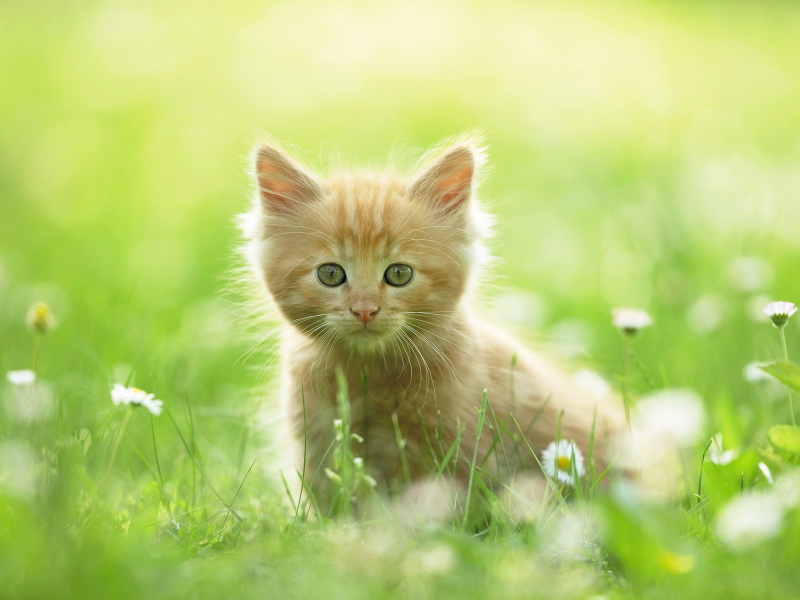
#> input picture poitagger/test/kitten.jpg, 1600 x 1200 px (shown at 1/2 size)
$ python colored_image2.py
#> lines starting #> are read from the running program, lines starting #| are printed output that depends on the picture
from pyqtgraph.Qt import QtCore, QtGui
import pyqtgraph as pg
import matplotlib.image as mpimg
import numpy as np
import PIL
# Load image from disk and reorient it for viewing
fname = 'kitten.jpg' # This can be any photo image file
photo =  np.asarray(PIL.Image.open(fname))
#> photo is the input picture: shape (1200, 1600, 3); mean R, G, B 184.7, 203.9, 116.1
#photo=mpimg.imread(fname)
photo = photo.transpose([1,0,2])
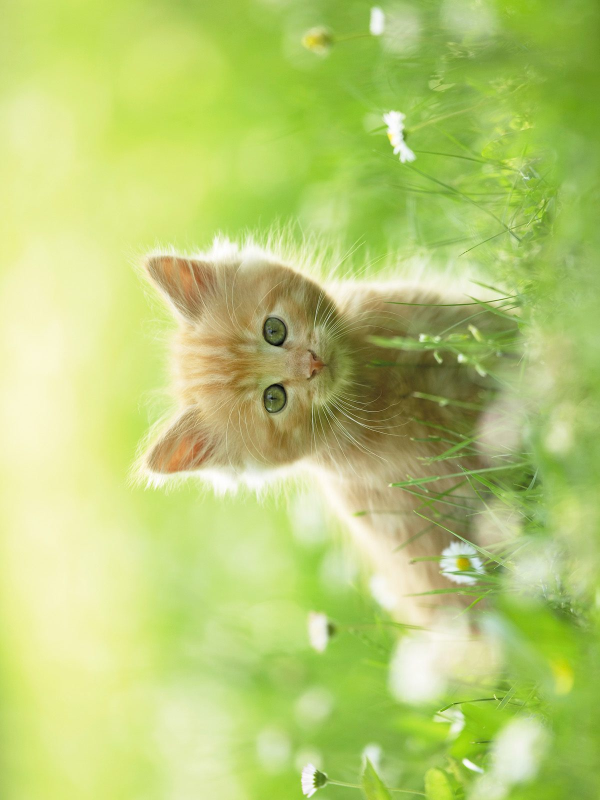
#> photo: shape (1600, 1200, 3) (shown at 1/2 size); mean R, G, B 184.7, 203.9, 116.1


# Create app

#> (the run stopped early here; a loop or call above may not have finished)
